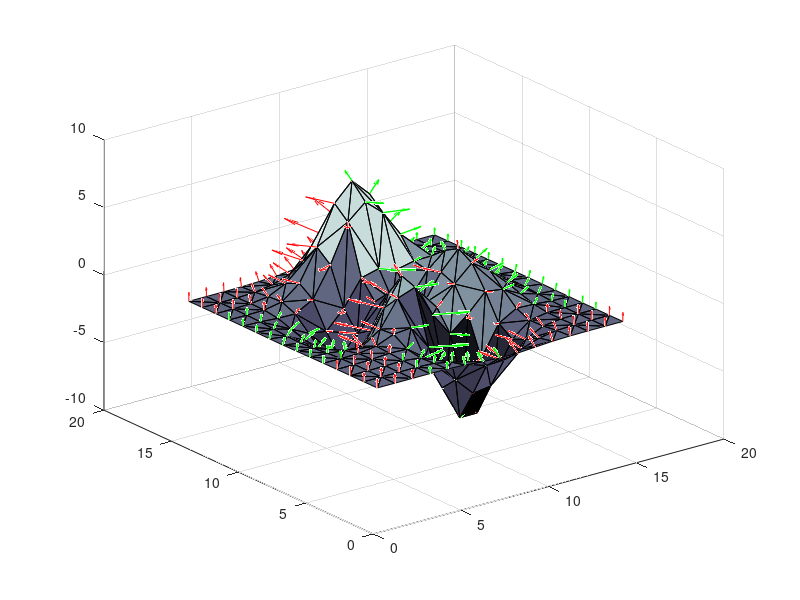

Reproduce this figure in MATLAB.
[x,y] = meshgrid(1:15,1:15);
tri = delaunay(x,y);
z = peaks(15);
[U,V,W] = surfnorm(x,y,z);
figure
% the engine
tf=U<0; % <- color is different for U<0 and U>=0
quiver3(x(tf),y(tf),z(tf),U(tf),V(tf),W(tf),'color',[1,0,0],'linewidth',0.5)
hold on
tf=~tf;
quiver3(x(tf),y(tf),z(tf),U(tf),V(tf),W(tf),'color',[0,1,0],'linewidth',1)
trisurf(tri,x,y,z)
colormap(bone);
hold off


% 
% a = [2 3 5];
% b = [1 1 0];
% c = a+b;
% 
% starts = zeros(3,3);
% ends = [a;b;c];
% tri = delaunay(a,b);
% c = peaks(15);
% [U,V,W] = surfnorm(a,b,c);
% figure
% quiver3(starts(a, b, c, U, V, W))
% hold on
% trisurf(tri,a,b,c)
% hold off
